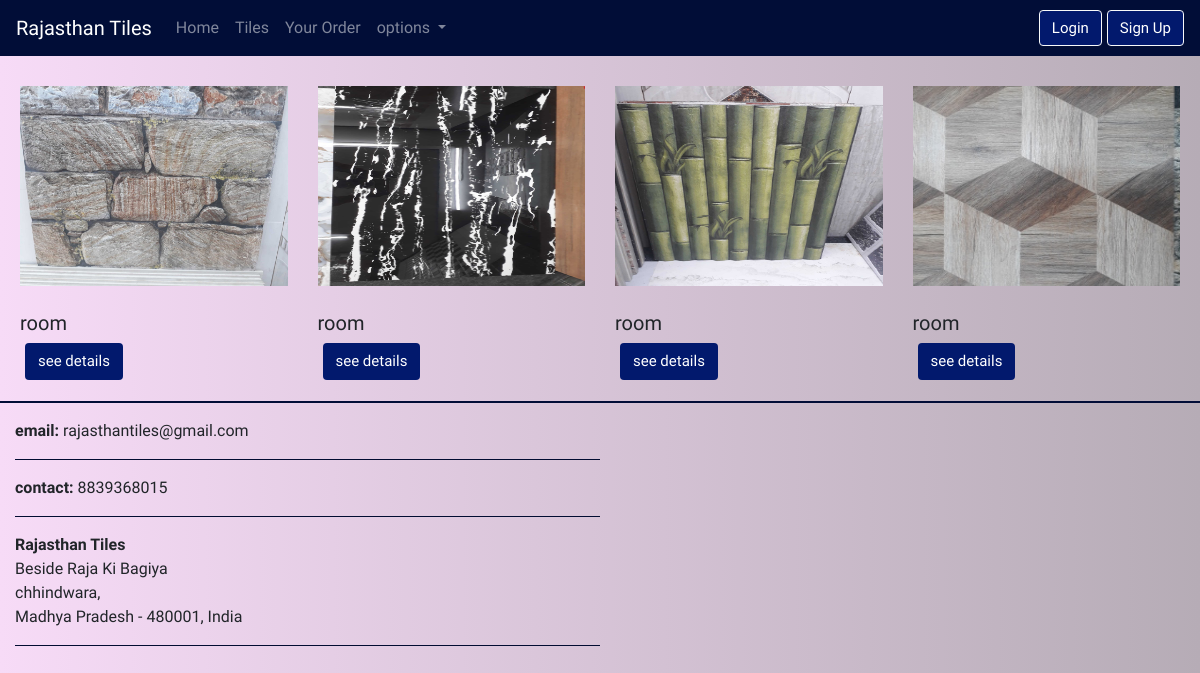
/tilestypes1/room/, run on the app's committed database.
### Shop/models.py (models this page shows, shortened)
class Product(models.Model):
    Tiles_name = models.CharField(max_length= 50 )
    Tiles_size = models.CharField(max_length= 20 )
    Tiles_choice= (
        ('kitchen', 'kitchen'),
        ('bathroom',' bathroom'),
        ('room', 'room')
    )
    Tiles_type = models.CharField(max_length= 50,blank= True, choices= Tiles_choice)
    Tiles_desc = models.CharField(max_length= 100)
    Tiles_rate = models.IntegerField(default= 0)
    image = models.ImageField(upload_to='shop/images')

### Shop/views.py (the view)
# urls.py: path('tilestypes1/<str:typetile>/' , views.tiles_type, name= "tilestypes1"),
def tiles_type(request, typetile):
    print(typetile)
    a= typetile
    T_type= Product.objects.filter(Tiles_type= a)
    params= {'tiles':T_type}
    return render(request, 'tilestypes.html', params)

### Shop/templates/TilesTypes.html (shortened to what this page needs)
{% extends 'base.html' %}
{% load static %}
{% block body %}
<div class="row">
    {% for t in tiles %}
    <div class="abc col-6 col-sm-4 col-md-3">
      <div class="saini">
        <img src="/media/{{t.image}}" class="d-block w-100 mx-0 my-10" alt="...">
        <h5> {{t.Tiles_type}}</h5>
        <a href="{% url 'TilesDetails' t.id %}" class="btn "> see details </a>
      </div>
    </div>
    {% endfor %}
  </div>
  <hr style="height:2px;border-width:0;color:gray;background-color:#010d37">
  <div class="col">
    <address>
      <b> email: </b> rajasthantiles@gmail.com<br>
      <hr style="margin-left:0px ;height:0px; width:50%;;color:#010d37;background-color:#010d37">
      <b> contact: </b> 8839368015<br>
      <hr style="margin-left:0px ;height:0px; width:50%;;color:#010d37;background-color:#010d37">
      <b>Rajasthan Tiles</b> <br>
      Beside Raja Ki Bagiya<br>
      chhindwara, <br>
      Madhya Pradesh - 480001, India
    </address>
    <hr style="margin-left:0px ;height:0px; width:50%;;color:gray;background-color:#010d37">
  </div>
{% endblock %}

### Shop/static/css/style.css (style rules this page uses)
body { background-image: linear-gradient(to right, #f7dbf7, #b6acb6); margin: 0px; }
* { font-family: 'Bangers', cursive; font-family: 'Cousine', monospace; font-family: 'Sarabun', sans-serif; font-family: 'Underdog', cursive; }
.d-block { width: 150px; height: auto; margin-bottom: 25px; margin: 20px; }
.row { margin: 0px; padding: 5px; }
.d-block { width: 50px; height: 200px; margin-bottom: 5px; }
.d-block { margin: 30%; margin-top: 25px; margin-bottom: 25px; }
.btn { color: white; background-color: #02196d; font-size: 15px; margin-left: 5px; }

### data on the page
Product: image (picture), Tiles_type "room"
Product: image (picture), Tiles_type "room"
Product: image (picture), Tiles_type "room"
Product: image (picture), Tiles_type "room"
